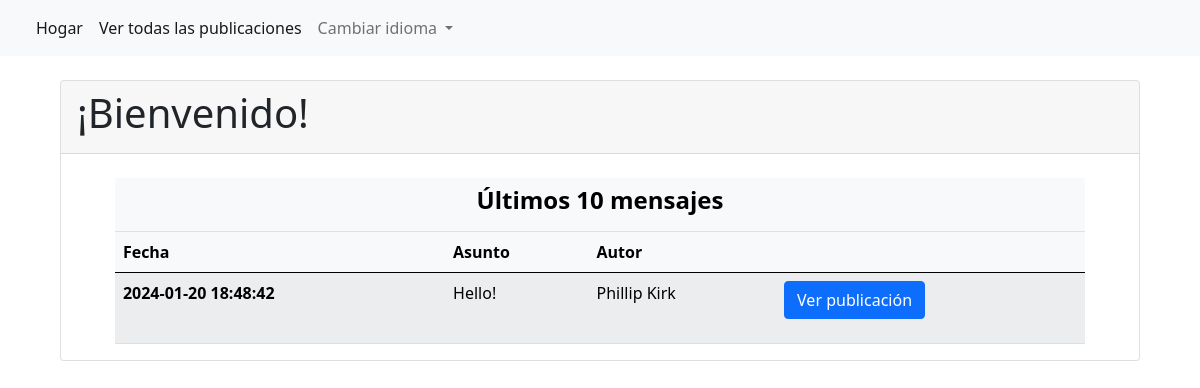
Screenshot of /blog/index.php?lang=es with the database file from the repository.
### tables this page shows
CREATE TABLE IF NOT EXISTS `posts` (
  `id` int(11) NOT NULL AUTO_INCREMENT,
  `subject` varchar(255) NOT NULL,
  `content` longtext NOT NULL,
  `author` varchar(255) NOT NULL,
  `created` timestamp NOT NULL DEFAULT current_timestamp(),
  `updated` timestamp NOT NULL DEFAULT current_timestamp() ON UPDATE current_timestamp(),
  PRIMARY KEY (`id`)
);

### lib/lang/es.php (called while the page is built)
<?php
    $loc["author"] = "Autor";
    $loc["date"] = "Fecha";
    $loc["delete"] = "Borrar";
    $loc["last_10_posts"] = "Últimos 10 mensajes";
    $loc["subject"] = "Asunto";
    $loc["view_post"] = "Ver publicación";
    $loc["welcome"] = "¡Bienvenido!";
    $loc["access_log"] = "Registro de acceso";
    $loc["clear_log"] = "Borrar registro";
    $loc["status"] = "Estado";
    $loc["timestamp"] = "Timestamp";
    $loc["username"] = "Nombre de usuario";
    $loc["change_language"] = "Cambiar idioma";
    $loc["create_new_user"] = "Crear nuevo usuario";
    $loc["english"] = "Inglés";
    $loc["german"] = "Alemán";
    $loc["home"] = "Hogar";
    $loc["italian"] = "Itálico";
    $loc["logout"] = "Cerrar sesión";
    $loc["new_post"] = "Nueva publicación";
    $loc["reset_password"] = "Restablecer contraseña";
    $loc["spanish"] = "Español";
    $loc["view_all_posts"] ="Ver todas las publicaciones";
    $loc["on"] = "en";
    $loc["post_subject"] = "Asunto de la publicación";
    $loc["posted_by"] = "Publicado por";

### blog/index.php (the view, shortened to what this page needs)
<?php require_once $_SERVER['DOCUMENT_ROOT'] . '/lib/templates/GLOBAL_HEADER.php'; ?>
            <div class="card-header">
                <h1><?php echo $loc['welcome']; ?></h1>
            </div>
        <br>
        <table class="table table-light table-striped" style="width: 90%; margin-left: 5%;">
            <thead>
                <tr>
                    <?php
                        if (key_exists('username', $_SESSION)) {
                            echo '<th colspan="5"><center><h4><strong>' . $loc['last_10_posts'] . '</strong></h4></center></th>';
                        } else {
                            echo '<th colspan="4"><center><h4><strong>' . $loc['last_10_posts'] . '</strong></h4></center></th>';
                        }
                        ?>
                </tr>
                <tr>
                    <th scope="col"><?php echo $loc['date']; ?></th>
                    <th scope="col"><?php echo $loc['subject']; ?></th>
                    <th scope="col"><?php echo $loc['author']; ?></th>
                    <?php
                        if (key_exists('username', $_SESSION)) {
                            echo '<th scope="col" colspan="2"></th>';
                        } else {
                            echo '<th scope="col"></th>';
                        }
                        ?>
                </tr>
            </thead>
            <tbody>
                <?php
                    $sql = "SELECT * FROM posts ORDER BY id DESC LIMIT 10";
                    $result = $link->query($sql);
                    if ($result->num_rows > 0) {
                        while($row = $result->fetch_assoc()) {
                            echo "<tr>";
                                echo '<th scope="row">' . $row['created'] . '</th>';
                                echo '<td>' . $row['subject'] . '</td>';
                                echo '<td>'. $row['author'] . '</td>';
                                echo '<td><a class="btn btn-primary mb-3" href="post?pid=' . $row['id'] . '">' . $loc['view_post'] . '</a></td>';
                            echo '</tr>';
                        }
                    }
                ?>
            </tbody>
        </table>
        <?php require_once $_SERVER['DOCUMENT_ROOT'] . '/lib/templates/GLOBAL_FOOTER.php'; ?>

### rows the page displays
posts: created "2024-01-20 18:48:42", subject "Hello!", author "Phillip Kirk"

### other values shown
$loc['home'] "Hogar"
$loc['view_all_posts'] "Ver todas las publicaciones"
$loc['change_language'] "Cambiar idioma"
$loc['welcome'] "¡Bienvenido!"
$loc['last_10_posts'] "Últimos 10 mensajes"
$loc['date'] "Fecha"
$loc['subject'] "Asunto"
$loc['author'] "Autor"
